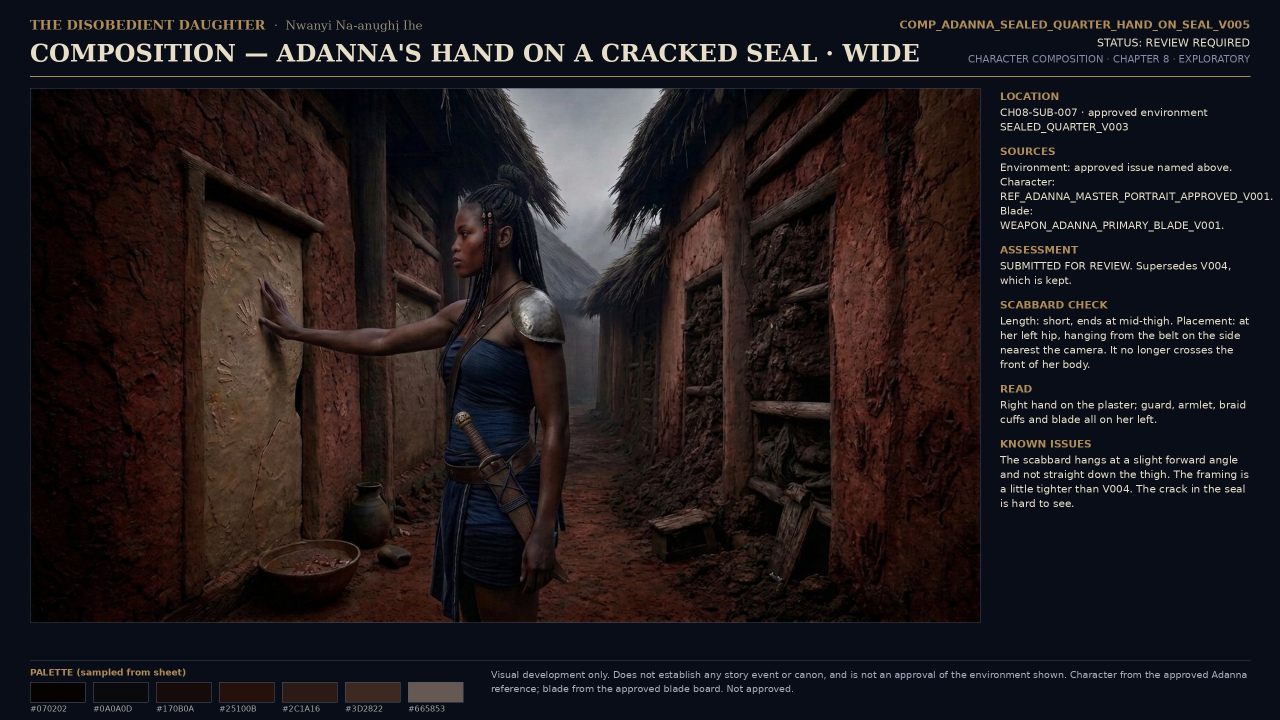
#> input picture STAGING_B1_2026-11-17/masters/COMP_ADANNA_SEALED_QUARTER_HAND_ON_SEAL_V005.jpg, 2560 x 1440 px, found by its file name (shown at 1/2 size); the run also reads 1 picture not shown here
$ python v008_armlet.py
#> lines starting #> are read from the running program, lines starting #| are printed output that depends on the picture; after the words box and inside, x2 and y2 are one past the last pixel; in counts of white or black regions, pixels touching at a corner belong together
from PIL import Image, ImageDraw, ImageFilter
import numpy as np

V5 = Image.open('masters/COMP_ADANNA_SEALED_QUARTER_HAND_ON_SEAL_V005.jpg').convert('RGB').crop((60,152,1961,1321))
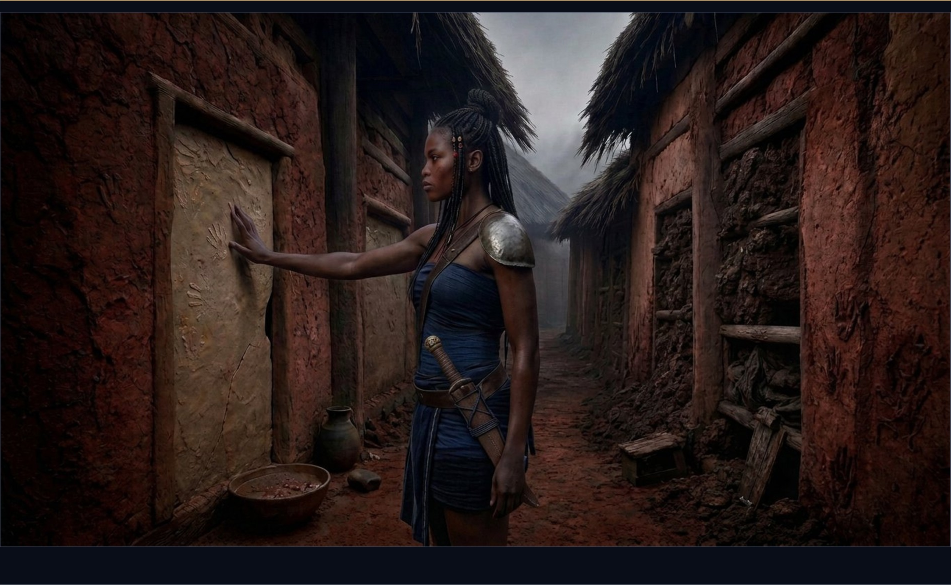
#> V5: PIL image 1901x1169 RGB (shown at 1/2 size); mean R, G, B 39.6, 27.4, 25.7
V7 = Image.open('work2/V007_panel.png').convert('RGB')
REF = Image.open('refs/CHAR_ADANNA_MASTER_REFERENCE_V001.jpg').convert('RGB')
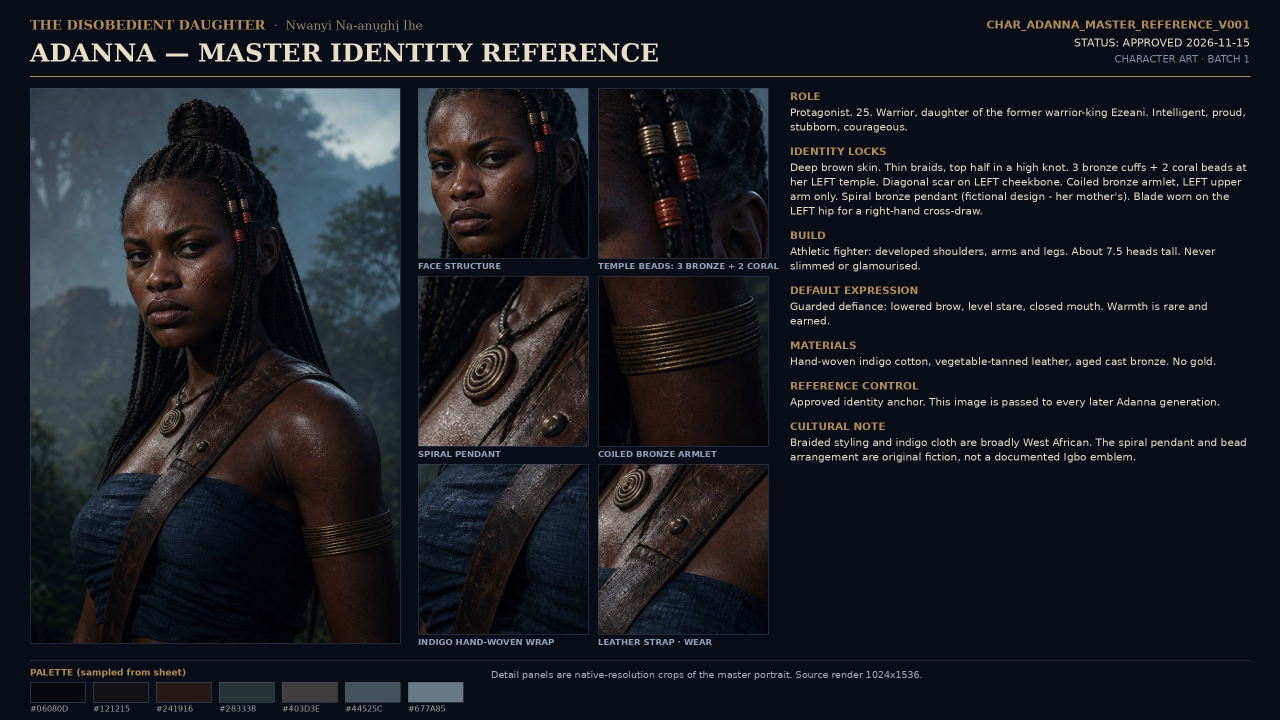
#> input picture STAGING_B1_2026-11-17/refs/CHAR_ADANNA_MASTER_REFERENCE_V001.jpg, 2560 x 1440 px, found by its file name (shown at 1/2 size)
#> REF is the input picture: PIL image 2560x1440 RGB; mean R, G, B 27.1, 29.2, 36

base = np.asarray(V7).astype(np.float32)
v5   = np.asarray(V5).astype(np.float32)
W,H  = V5.size
#> W = 1901; H = 1169

# 1. remove the painted V007 armlet: restore the master's own pixels there
OLD = (995,533,1079,632)
out = base.copy()
out[OLD[1]:OLD[3], OLD[0]:OLD[2]] = v5[OLD[1]:OLD[3], OLD[0]:OLD[2]]

# 2. cut the armlet out of the approved character master
c = REF.crop((580,1010,800,1140)).rotate(-7.6, resample=Image.BICUBIC, expand=True)
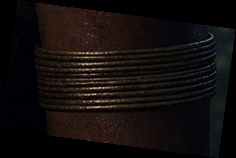
#> c: PIL image 236x158 RGB; mean R, G, B 18, 13.5, 12.4
strip = c.crop((45,46,200,110))                # 155 x 64, coils now level
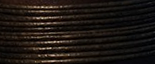
#> strip: PIL image 155x64 RGB; mean R, G, B 29.7, 23, 18.6
BW, BH = 74, 29
strip = strip.resize((BW,BH), Image.LANCZOS)
#> strip: PIL image 74x29 RGB

# 3. grade it to the overcast light of this scene: match the arm's local luminance
arm_patch = v5[585:605, 1016:1052]
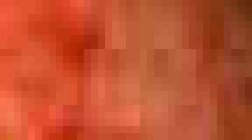
#> arm_patch: shape (20, 36, 3) float32 (shown 7 times larger); mean R, G, B 52.9, 31.6, 25.1; drawn with min black and max white
arm_mean  = float(arm_patch.mean())
#> arm_mean = 36.56
s = np.asarray(strip).astype(np.float32)
s_mean = float(s.mean())
#> s_mean = 23.87
target = arm_mean * 0.86                     # dull metal in shade, not a highlight
#> target = 31.44
s = s * (target/max(s_mean,1e-6))
s = np.clip(s,0,255)

# 4. place it on the arm, following the arm's curvature
img = out.copy()
x0, y0 = 999, 551
xx = np.arange(BW, dtype=np.float32)[None,:]
bow = 2.6*((2*xx/(BW-1)-1)**2)               # ring dips at the silhouette edges
alpha = np.ones((BH,BW), np.float32)
edge_x = np.minimum(np.arange(BW), BW-1-np.arange(BW)).astype(np.float32)
alpha *= np.clip(edge_x/6.0, 0, 1)[None,:]**1.3   # fade where the arm turns away
edge_y = np.minimum(np.arange(BH), BH-1-np.arange(BH)).astype(np.float32)
alpha *= np.clip(edge_y/2.5, 0, 1)[:,None]

for j in range(BH):
    dy = int(round(bow[0,j]))
    a = alpha[j][:,None]
    img[y0+j, x0:x0+BW] = img[y0+j, x0:x0+BW]*(1-a) + s[j]*a

# 5. a little occlusion so it sits in the arm instead of on top of it
ao = Image.new('L',(W,H),0); d=ImageDraw.Draw(ao)
#> after `ao = Image.new('L', (W, H), 0)`: ao: PIL image 1901x1169 L; every value is 0
d.rectangle([x0-2, y0-3, x0+BW+2, y0-1], fill=150)
d.rectangle([x0-2, y0+BH, x0+BW+2, y0+BH+3], fill=150)
ao = np.asarray(ao.filter(ImageFilter.GaussianBlur(1.6))).astype(np.float32)/255.0
#> ao: shape (1169, 1901) float32
img = img*(1-ao[...,None]*0.45)

Image.fromarray(np.clip(img,0,255).astype(np.uint8)).save('work2/V008_panel.png')
print('saved panel; arm mean %.1f, source mean %.1f -> target %.1f' % (arm_mean, s_mean, target))
#| saved panel; arm mean 36.6, source mean 23.9 -> target 31.4

# diff v V005 and v V007
a1 = np.asarray(Image.open('work2/V008_panel.png')).astype(int)
d5 = (np.abs(a1-v5.astype(int)).sum(axis=2) > 12)
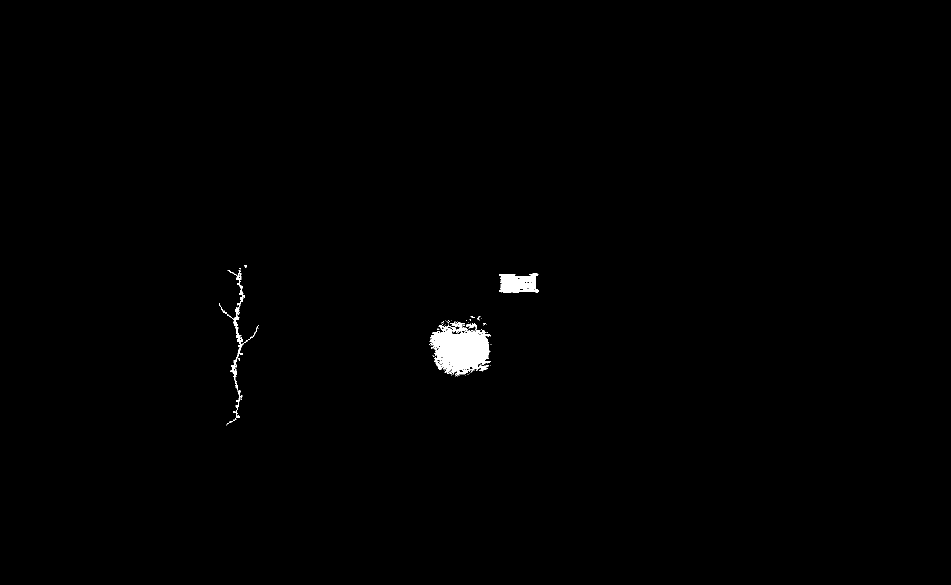
#> d5: shape (1169, 1901) bool (shown at 1/2 size); 0.55% white; 88 white regions (81 under 20 px), largest, box (x1, y1, x2, y2) and area: (859, 650, 982, 750) 8028, (998, 547, 1077, 585) 2113, (438, 540, 517, 851) 1366
d7 = (np.abs(a1-np.asarray(V7).astype(int)).sum(axis=2) > 12)
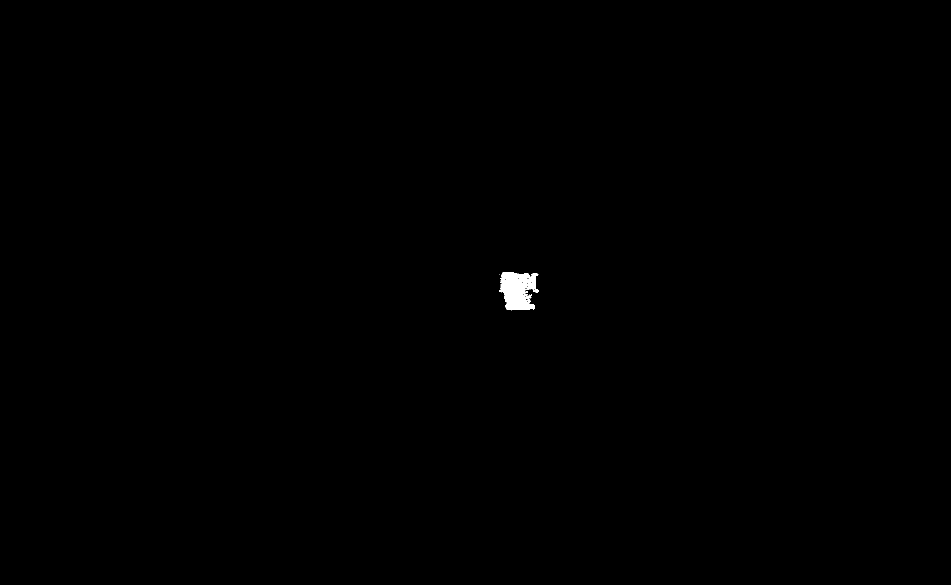
#> d7: shape (1169, 1901) bool (shown at 1/2 size); 0.18% white; 4 white regions (3 under 20 px), largest, box (x1, y1, x2, y2) and area: (998, 545, 1077, 621) 4087
print('vs V005 changed px', int(d5.sum()), ' vs V007 changed px', int(d7.sum()))
#| vs V005 changed px 12194  vs V007 changed px 4092
ys,xs = np.where(d7); print('V007->V008 bbox', xs.min(), ys.min(), xs.max(), ys.max())
#> after `ys, xs = np.where(d7)`: ys = 4092 values from 545 to 620; xs = 4092 values, max 1076 at index 224, min 998 at index 2127, mean 1035
#| V007->V008 bbox 998 545 1076 620
